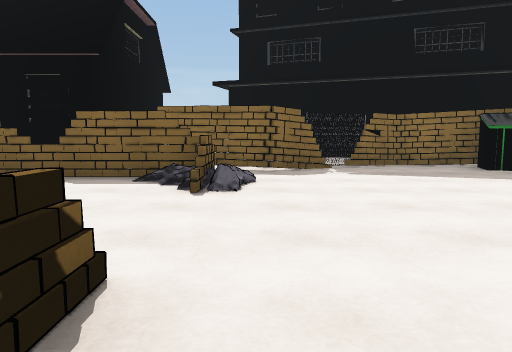
view 1 (above)

17 first-person views from a walk through a Unity game level. The camera is 1.2 m above the floor, tilts 6° down and sees 70° across. The floor is counted in squares, 2 m on a side. Each view is taken from the middle of a square. On the plan, view 1 faces up. The plan holds only what a view shows up to about 10 squares ahead; the rest is blank. The place goes on beyond the plan. Some animated figures are not drawn.

view 2
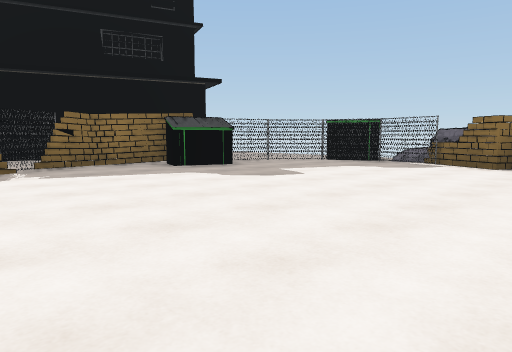

view 3
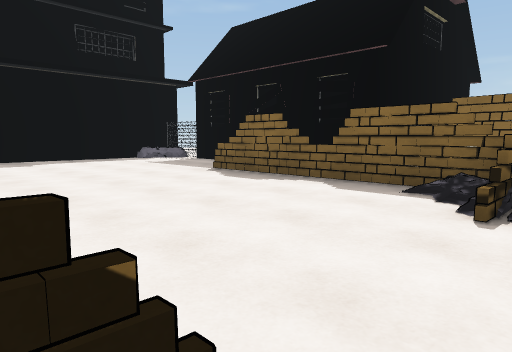

view 4
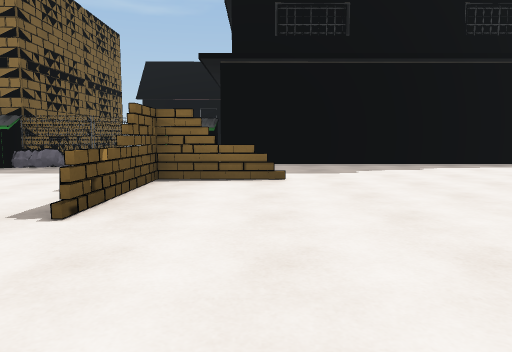

view 5
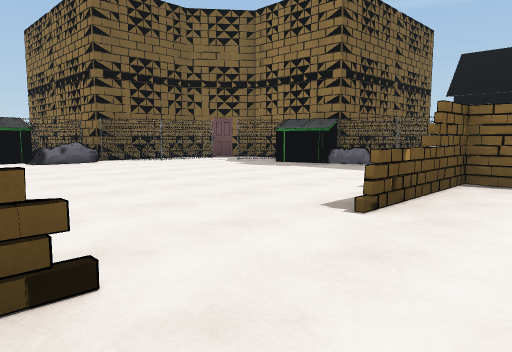

view 6
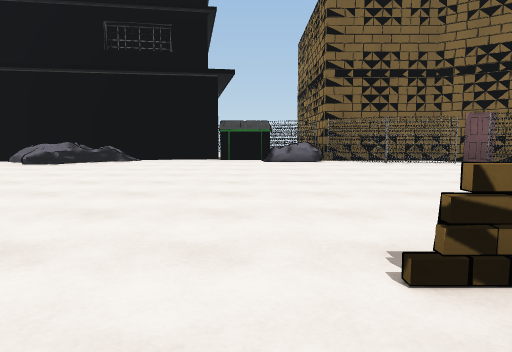

view 7
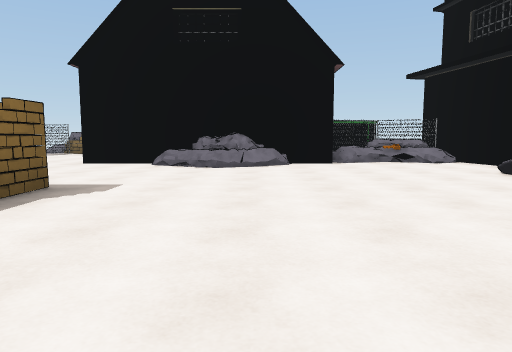

view 8
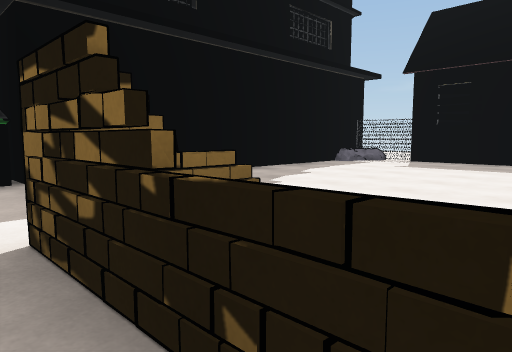

view 9
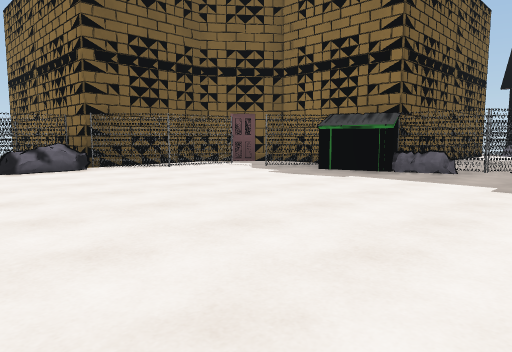

view 10
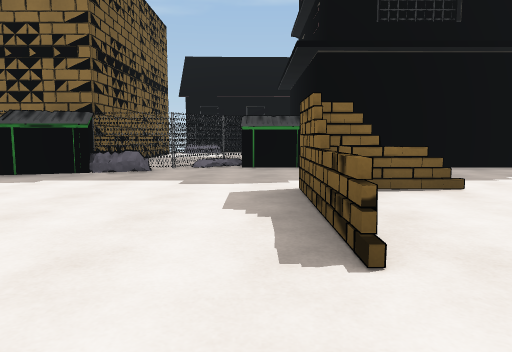

view 11
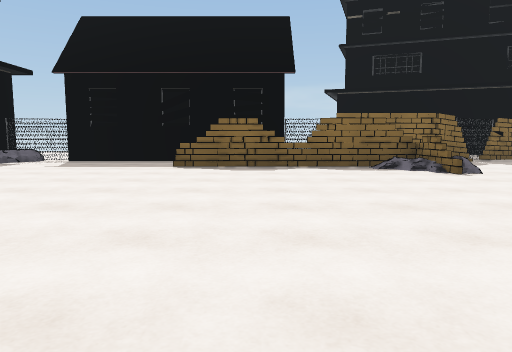

view 12
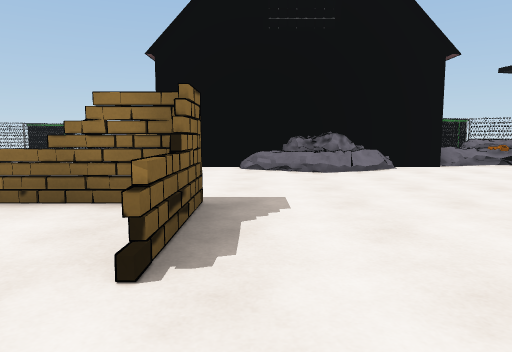

view 13
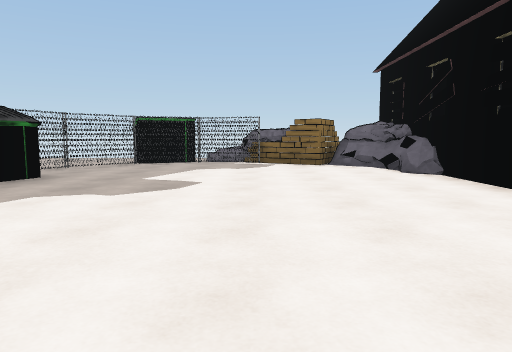

view 14
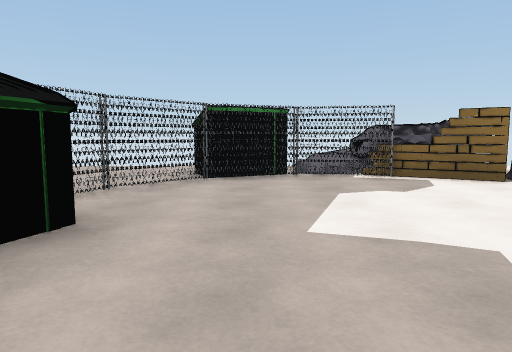

view 15
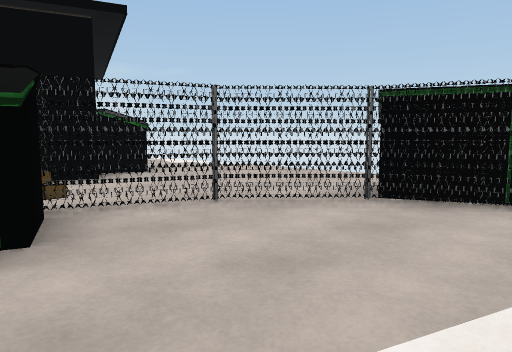

view 16
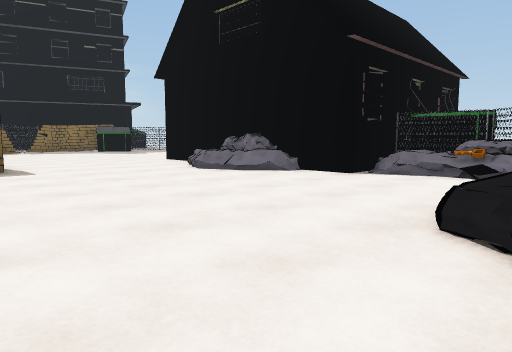

view 17
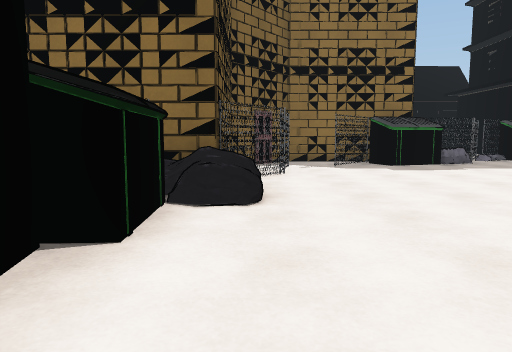

### Floor plan
Points are (right, up) in squares from view 1. A wall is a line through its corners. A room is listed if a view was taken in it or the views show most of it. See-through windows are left out.
Room 1 (views 1, 2, 3, 4, 5, 6, 7, 8, 9, 10, 11, 12, 13, 14, 15, 16, 17)
walls: (-0.6, -1.5) (-2.5, -1.5); (-0.7, -1.6) (-0.7, 0.4); (-4.5, -1.5) (-7.4, -1.5); (-0.7, 4.3) (-0.7, 5.5) (-5.6, 5.5); (-7.2, 0.5) (-7.2, -1.4) (-4.5, -1.4); (-0.6, 5.5) (-0.6, 4.3); (3.1, -3.1) (3.4, -2.7); (3.1, -3.3) (3.3, -2.8); (3, -3.7) (3.1, -2.8); (3.1, -3.8) (3, -3); (4.8, 0) (7, 0) (7.4, 0.2) (8, 1.1); (0.4, 6.7) (-2.6, 7.5); (-3.3, 7.3) (-7.5, 7.3); (3.5, -5.8) (3.5, 0); (6, 0.1) (7.1, 0.4); (1.4, 7.3) (0.1, 6.7); (6.2, 0.1) (6.9, 0.5); (7.3, 0) (7.7, 0.3) (7.9, 1.1); (7.5, 0) (7.9, 0.4); (7.5, 0.8) (7.9, 1.3); (-10.1, -5.1) (-9.3, -4.9); (-10.1, -5.1) (-10.1, -8.2) (-8.6, -9.5) (-5.8, -9.5) (-5.8, -12.5); (7.6, 0.3) (8, 1.1); (-8.4, 7.3) (-8.9, 7.3); (-3.6, -9.8) (-3, -9.8); (7.9, 1.6) (8.9, 3.3); (-2.4, -10.1) (4.4, -8.9); (4.7, 7.6) (3.1, 8.1) (2.4, 7.8); (8.3, 1.8) (9.4, 3.3); (8.3, 1.9) (8.9, 3.1) (9.4, 3.3); (8.4, 2.5) (9.2, 3.1); (8.5, 2.5) (9, 2.7); (8.5, 2.5) (9.2, 2.9); (8.6, 2.8) (9.4, 3.4); (-10.3, 7.7) (-10.3, -0.5); (-9.6, -8.8) (-9.1, -8.8); (-13.5, -5.1) (-9.9, -5.1) (-9.5, -6.4); (7.2, 9.4) (6.4, 9.6)
low walls: (-0.6, 1.5) (-0.6, 0.8); (2.4, -2.7) (3.1, -2); (-0.2, 5) (-0.3, 4.3) (-0.7, 4.3); (2.5, -2.9) (3, -2.1); (2.8, -3.7) (2.5, -3.3); (3.3, -4) (3.1, -3.8); (3, -4.5) (2.6, -4.1); (3.4, -4.2) (2.3, -3.3); (3.3, -4.6) (3, -3.9); (5.8, 0) (6.4, 0.4); (5.9, 0) (6.3, 0.2); (6, 0) (6.4, 0.5); (0.5, -8.3) (1.1, -8.2); (0.1, -8.5) (1, -8.1); (3.9, -6.5) (4.1, -6.1); (-0.2, -8.7) (0.4, -8.6); (0, -8.9) (0.6, -8.3); (1.3, -8.8) (1.7, -8.9); (-0.5, -9.3) (0.6, -8.2) (1.1, -8.1); (-5.4, -8.9) (-4.7, -9.2); (-5.4, -9) (-4.9, -9); (-5.4, -9) (-4.4, -9); (-5.5, -9) (-4.5, -8.9); (-5.4, -9.1) (-4.6, -8.8); (3.8, -7.9) (3.9, -7.4); (-4.4, -9.6) (-5.2, -10); (3.9, -8.8) (3.8, -7.6); (9.2, 2.9) (9.1, 3.5)
objects: other object (-13, -1) to (-11, -1); other object (-11, -3); other object (-11, -2); other object (-10, -4); other object (-10, -2); other object (-10, 6); other object (-10, 7); other object (-9, -7); other object (-9, -6) to (-9, -5); other object (-8, -8); other object (-8, 8); other object (-7, -9) to (-6, -9); other object (-5, -11); other object (-4, -11) to (-4, -10); other object (-2, 7); other object (5, 7); other object (7, 7); other object (8, 6); other object (9, 4); other object (9, 5); other object (9, 5) to (10, 6)

Positions as (right, up) in squares from view 1, and headings:
1: (0, 0), facing up
2: (0, 0), facing up-right
3: (0, 1), facing up-left
4: (-2, 0), facing left
5: (-2, 0), facing down-left
6: (-4, 0), facing down
7: (-5, -4), facing right
8: (-5, -2), facing up-left
9: (-3, -2), facing down-left
10: (-3, -2), facing left
11: (-4, -2), facing up
12: (-4, -2), facing right
13: (0, 3), facing right
14: (3, 5), facing right
15: (5, 4), facing up-right
16: (-2, -9), facing up-right
17: (-1, -9), facing left
